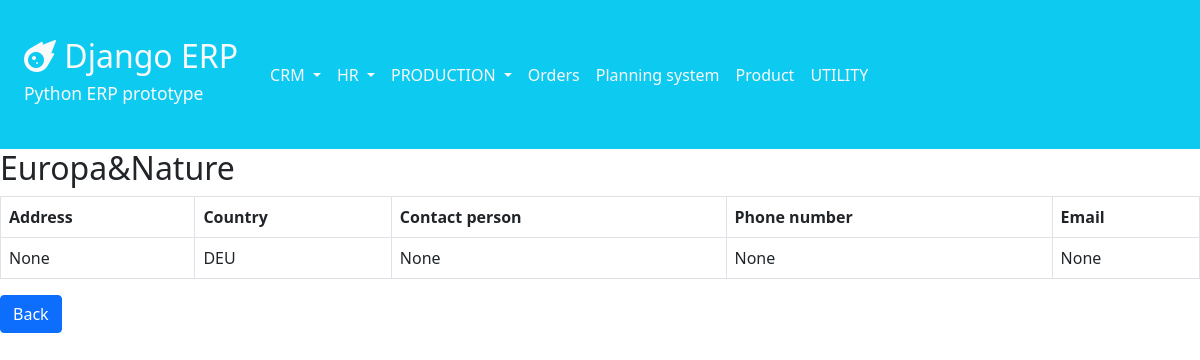
Page /crm/customers/2/ on the committed database.
### crm/models.py (models this page shows, shortened)
class Customer(models.Model):
    customer_name = models.CharField(max_length=100, blank=True, null=True)
    address = models.CharField(max_length=100, blank=True, null=True)
    country = models.CharField(max_length=32, choices=COUNTRY_CHOICES, blank=True, null=True)
    contact_person = models.CharField(max_length=255, blank=True, null=True)
    phone_number = models.CharField(max_length=20, blank=True, null=True)
    email = models.EmailField(blank=True, null=True)
    class Meta:
        ordering = ['customer_name']

### crm/views.py (the view)
# urls.py: path('customers/<int:pk>/', views.customer_detail, name='customer_detail'),
def customer_detail(request, pk):
    customer = get_object_or_404(Customer, pk=pk)
    return render(request, 'crm/customers/customer_detail.html', {'customer': customer})

### crm/templates/crm/customers/customer_detail.html
{% extends 'navbar.html' %}
{% block content %}
    <h2>{{ customer.customer_name }}</h2>
    <table class="table table-bordered">
        <thead>
        <tr>
            <th>Address</th>
            <th>Country</th>
            <th>Contact person</th>
            <th>Phone number</th>
            <th>Email</th>
        </tr>
        </thead>
        <tbody>
        <tr>
            <td>{{ customer.address }}</td>
            <td>{{ customer.country }}</td>
            <td>{{ customer.contact_person }}</td>
            <td>{{ customer.phone_number }}</td>
            <td>{{ customer.email }}</td>
        </tr>
        </tbody>
    </table>
    <a href="{% url 'crm:customer_list' %}" class="btn btn-primary">Back</a>
{% endblock %}

### rows in the picture
Customer: customer_name "Europa&Nature", address "None", country "DEU", contact_person "None", phone_number "None", email "None"
